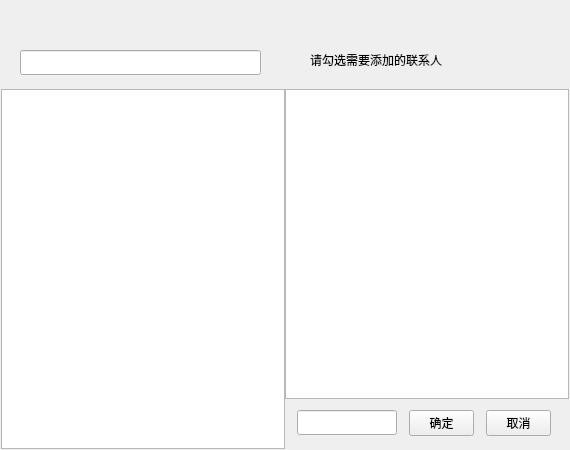
<?xml version="1.0" encoding="UTF-8"?>
<ui version="4.0">
 <class>CreateGroupWidget</class>
 <widget class="QWidget" name="CreateGroupWidget">
  <property name="geometry">
   <rect>
    <x>0</x>
    <y>0</y>
    <width>570</width>
    <height>450</height>
   </rect>
  </property>
  <property name="windowTitle">
   <string>CreateGroupWidget</string>
  </property>
  <property name="styleSheet">
   <string notr="true"/>
  </property>
  <widget class="CFriendListWidgetBase" name="m_listContactsList">
   <property name="geometry">
    <rect>
     <x>1</x>
     <y>89</y>
     <width>284</width>
     <height>360</height>
    </rect>
   </property>
  </widget>
  <widget class="QLabel" name="m_lbShowGroupMembersCount">
   <property name="geometry">
    <rect>
     <x>310</x>
     <y>50</y>
     <width>260</width>
     <height>20</height>
    </rect>
   </property>
   <property name="text">
    <string>请勾选需要添加的联系人</string>
   </property>
  </widget>
  <widget class="CFriendListWidgetBase" name="m_listGroupMembers">
   <property name="geometry">
    <rect>
     <x>285</x>
     <y>89</y>
     <width>284</width>
     <height>310</height>
    </rect>
   </property>
  </widget>
  <widget class="QLabel" name="m_lbAboveBkColorLeft">
   <property name="geometry">
    <rect>
     <x>0</x>
     <y>30</y>
     <width>285</width>
     <height>60</height>
    </rect>
   </property>
   <property name="text">
    <string/>
   </property>
  </widget>
  <widget class="QLineEdit" name="m_lineSearchText">
   <property name="geometry">
    <rect>
     <x>20</x>
     <y>50</y>
     <width>241</width>
     <height>25</height>
    </rect>
   </property>
  </widget>
  <widget class="QLabel" name="m_lbAboveBkColorRight">
   <property name="geometry">
    <rect>
     <x>285</x>
     <y>30</y>
     <width>285</width>
     <height>60</height>
    </rect>
   </property>
   <property name="text">
    <string/>
   </property>
  </widget>
  <widget class="QPushButton" name="m_btnConfirm">
   <property name="geometry">
    <rect>
     <x>409</x>
     <y>410</y>
     <width>65</width>
     <height>26</height>
    </rect>
   </property>
   <property name="text">
    <string>确定</string>
   </property>
  </widget>
  <widget class="QPushButton" name="m_btnCancel">
   <property name="geometry">
    <rect>
     <x>486</x>
     <y>410</y>
     <width>65</width>
     <height>26</height>
    </rect>
   </property>
   <property name="text">
    <string>取消</string>
   </property>
  </widget>
  <widget class="QLabel" name="m_lbBelowBkColorRight">
   <property name="geometry">
    <rect>
     <x>285</x>
     <y>400</y>
     <width>285</width>
     <height>50</height>
    </rect>
   </property>
   <property name="text">
    <string/>
   </property>
  </widget>
  <widget class="QLineEdit" name="m_lineGroupName">
   <property name="geometry">
    <rect>
     <x>297</x>
     <y>410</y>
     <width>100</width>
     <height>25</height>
    </rect>
   </property>
   <property name="text">
    <string/>
   </property>
  </widget>
  <zorder>m_lbBelowBkColorRight</zorder>
  <zorder>m_lbAboveBkColorRight</zorder>
  <zorder>m_lbAboveBkColorLeft</zorder>
  <zorder>m_listContactsList</zorder>
  <zorder>m_lbShowGroupMembersCount</zorder>
  <zorder>m_listGroupMembers</zorder>
  <zorder>m_lineSearchText</zorder>
  <zorder>m_btnConfirm</zorder>
  <zorder>m_btnCancel</zorder>
  <zorder>m_lineGroupName</zorder>
 </widget>
 <layoutdefault spacing="6" margin="11"/>
 <customwidgets>
  <customwidget>
   <class>CFriendListWidgetBase</class>
   <extends>QListWidget</extends>
   <header location="global">cfriendlistwidgetbase.h</header>
  </customwidget>
 </customwidgets>
 <resources/>
 <connections/>
</ui>
